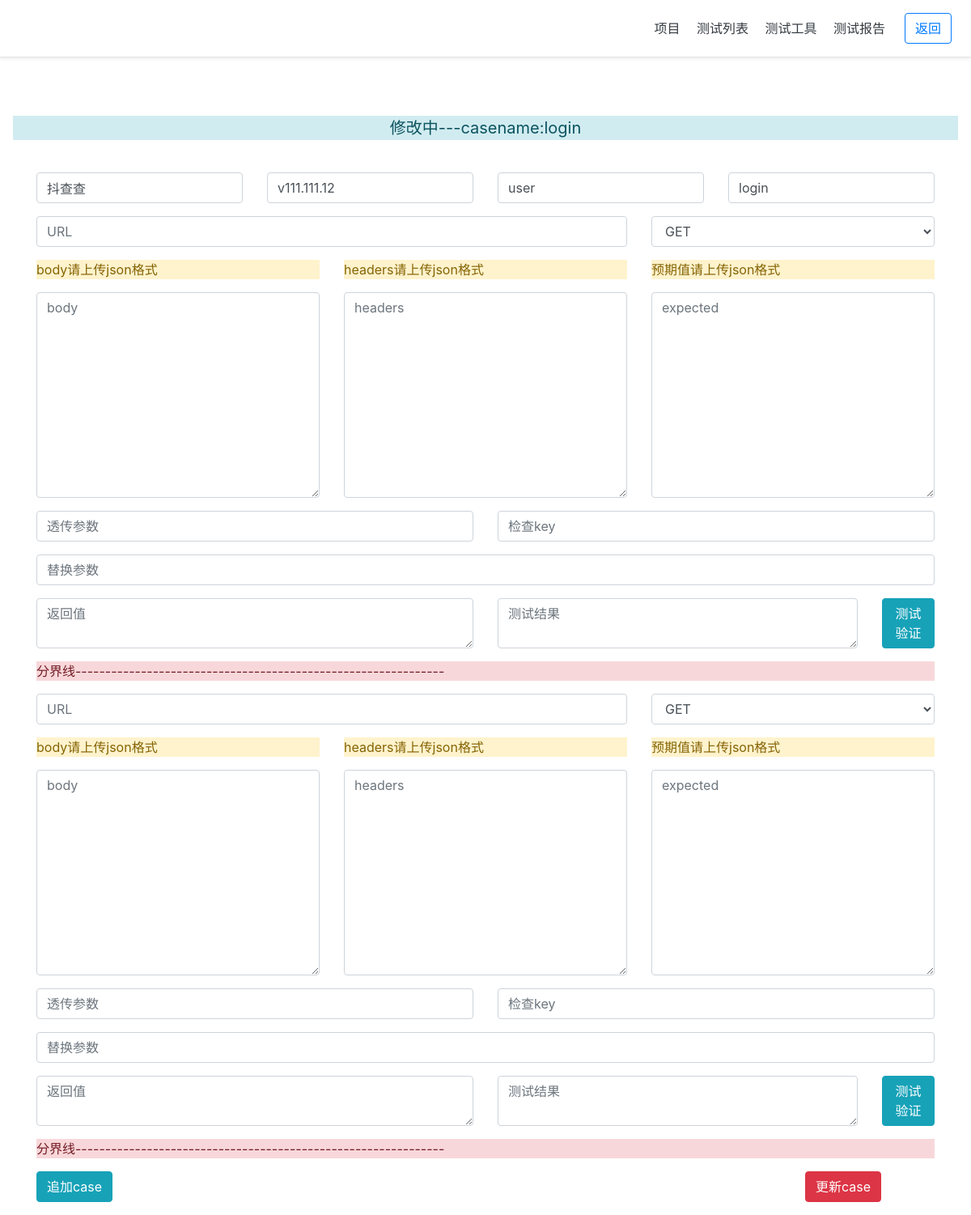
/Dcc/case_edit/?case_id=78, run on the app's committed database.
### Dcc/models.py (models this page shows, shortened)
class apilist(models.Model):
    item = models.CharField(max_length=128)
    release = models.CharField(max_length=128)
    modules = models.CharField(max_length=128)
    casename = models.CharField(max_length=500)
    caselists =  models.CharField(max_length=1000)
    case_id = models.AutoField(primary_key=True)
    c_time = models.DateTimeField(auto_now_add=True)
    class Meta:
        ordering = ["-c_time"]
        verbose_name = "接口用例"
        verbose_name_plural = "接口用例"

### Dcc/views.py (the view)
# urls.py: path('case_edit/',views.case_edit),
@csrf_exempt
@ensure_csrf_cookie
def case_edit(request):
    if request.method == 'POST':
        caseapi_return = []
        caselist = request.POST.get('caselist_s')
        case = models.apilist.objects.get(case_id=caselist)
        case = eval(case.caselists.replace(' ', '').replace(r'\n', ''))
        for x in case:
            caseapi_return.append(case[x])
        print(caseapi_return)
        return HttpResponse(json.dumps(caseapi_return))
    else:
        apilist = {}
        case_id = request.GET.get('case_id')
        apilist = models.apilist()
        case = models.apilist.objects.get(case_id=case_id)
        item = case.item
        release = case.release
        modules = case.modules
        casename = case.casename
        caselists = case.caselists.replace(' ', '').replace(r'\n', '')
        caselists = eval(caselists)
        x=len(caselists)-1
        for case in caselists:
            print(caselists[case]['Casereplace'])
        return render(request, 'Dcc/caseedit.html', locals())

### Dcc/templates/Dcc/caseedit.html (shortened to what this page needs)
{% load static %}
<!doctype html>
<html lang="en">
  <head>
    <link href="https://cdn.bootcss.com/twitter-bootstrap/4.3.1/css/bootstrap.min.css" rel="stylesheet">
    <link href="{% static 'login/css/login.css' %}" rel="stylesheet"/>
  </head>
  <body>
    <div class="d-flex flex-column flex-md-row align-items-center p-3 px-md-4 mb-3 bg-white border-bottom shadow-sm">
  <nav class="my-2 my-md-0 mr-md-3">
    <a class="p-2 text-dark" href="#">项目</a>
    <a class="p-2 text-dark" href="/Dcc/caseapi/">测试列表</a>
    <a class="p-2 text-dark" href="#">测试工具</a>
    <a class="p-2 text-dark" href="/Dcc/case_report/">测试报告</a>
  </nav>
  <a class="btn btn-outline-primary" href="/login/index/">返回</a>
</div>
<div class="pricing-header px-3 py-3 pt-md-5 pb-md-4 mx-auto text-center">
    <div class="alert-info">
        <p class="lead"><b>修改中---casename:{{casename}}</b></p>
    </div>
  </div>
     <form action="/Dcc/casetest/" method="post">
  <div class="container">
    <div class="row justify-content-start">
        <div class="col">
            <div class="form-group">
              <input type="text" class="form-control Item"  placeholder="项目名称" value="{{ item }}">
            </div>
          </div>
          <div class="col">
            <div class="form-group">
                    <input type="text" class="form-control Release"  placeholder="迭代版本" value="{{ release }}">
              </div>
          </div>
          <div class="col">
            <input type="text" class="form-control Modules" placeholder="模块" value="{{ modules }}">
          </div>
          <div class="col">
              <input type="text" class="form-control Casename"placeholder="case" value="{{ casename }}">
            </div>
    </div>
            <div id="request" data-index=1>
                {% for keys, row in caselists.items %}
            <div class="row justify-content-start">
                <div class="col-8">
                    <div class="form-group">
                        <input  type="text" class="form-control Caseurl{{keys}}" placeholder="URL" >
                    </div>
                  </div>
                  <div class="col-4">
                    <div class="form-group">
                        <select class="form-control Caserequest{{keys}}">
                            <option>GET</option>
                        </select>
                      </div>
                  </div>
            </div>
            <div class="row justify-content-start">
                <div class="col-4">
                    <div class="form-group alert-warning">
                        <p>body请上传json格式</p>
                    </div>
                  </div>
                  <div class="col-4">
                    <div class="form-group alert-warning">
                        <p>headers请上传json格式</p>
                      </div>
                  </div>
                  <div class="col-4">
                    <div class="form-group alert-warning">
                        <p>预期值请上传json格式</p>
                    </div>
                  </div>
            </div>
            <div class="row justify-content-start">
                <div class="col-4">
                    <div class="form-group">
                        <textarea   class="form-control Casebody{{keys}}" rows="10" placeholder="body"></textarea>
                    </div>
                  </div>
                  <div class="col-4">
                    <div class="form-group">
                        <textarea class="form-control Caseheaders{{keys}}" rows="10" placeholder="headers"></textarea>
                      </div>
                  </div>
                  <div class="col-4">
                    <div class="form-group">
                        <textarea  class="form-control Caseexpected{{keys}}" rows="10" placeholder="expected"></textarea>
                    </div>
                  </div>
            </div>
            <div class="row justify-content-start">
                <div class="col-6">
                    <div class="form-group">
                        <input  type="text" class="form-control Casedeliver{{keys}}" placeholder="透传参数">
                    </div>
                  </div>
                  <div class="col-6">
                    <div class="form-group">
                        <input  type="text" class="form-control Casekey{{keys}}" placeholder="检查key">
                      </div>
                  </div>
            </div>
             <div class="row justify-content-start">
                <div class="col-12">
                    <div class="form-group">
                        <input   type="text" class="form-control replace{{keys}}" placeholder="替换参数">
                    </div>
                  </div>
            </div>
            <div class="row justify-content-start">
                <div class="col-6">
                    <div class="form-group">
                        <textarea  class="form-control Response{{keys}}" rows="0" placeholder="返回值"></textarea>
                    </div>
                  </div>
                  <div class="col-5">
                    <div class="form-group">
                        <textarea  class="form-control result{{keys}}" rows="0" placeholder="测试结果"></textarea>
                    </div>
                  </div>
                  <div class="col-1">
                    <div class="form-group">
                        <button data-casetest=1  type="button" class="btn btn-info test{{keys}}" onclick="casetest({{keys}})">测试验证</button>
                    </div>
                  </div>
            </div>
            <div class="row justify-content-start">
                <div class="col">
                    <div class="form-group alert-danger">
                        <p>分界线--------------------------------------------------------------</p>
                      </div>
                  </div>
            </div>
                 {% endfor %}
        </div>
      <div class="row justify-content-start">
                <div class="col-2">
                    <div class="form-group">
                       <button type="button" class=" btn btn-info" onclick="appendrequest()">追加case</button>
                    </div>
                  </div>
                  <div class="col-8">
                  </div>
                  <div class="col-2">
                    <div class="form-group">
                       <button type="button" class="btn btn-danger" onclick="caseupdate()">更新case</button>
                    </div>
                  </div>
            </div>
  </div>
     </form>
  </body>
</html>

### login/static/login/css/login.css (style rules this page uses)
body { height: 100%; }

### data on the page
apilist: casename "login", item "抖查查", release "v111.111.12", modules "user"
